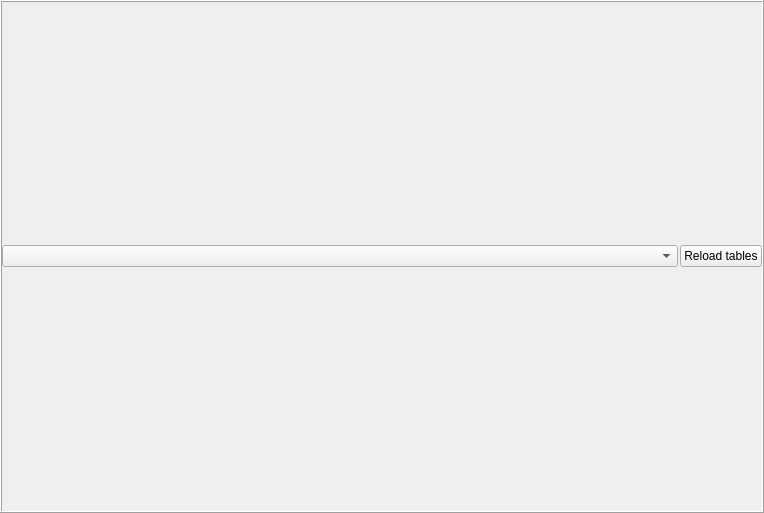
<?xml version="1.0" encoding="UTF-8"?>
<ui version="4.0">
 <class>DBPanelGUI</class>
 <widget class="QFrame" name="DBPanelGUI">
  <property name="geometry">
   <rect>
    <x>0</x>
    <y>0</y>
    <width>764</width>
    <height>513</height>
   </rect>
  </property>
  <property name="windowTitle">
   <string/>
  </property>
  <property name="frameShape">
   <enum>QFrame::Box</enum>
  </property>
  <property name="frameShadow">
   <enum>QFrame::Raised</enum>
  </property>
  <layout class="QVBoxLayout" name="mFrameLayout">
   <property name="spacing">
    <number>2</number>
   </property>
   <property name="leftMargin">
    <number>0</number>
   </property>
   <property name="topMargin">
    <number>0</number>
   </property>
   <property name="rightMargin">
    <number>0</number>
   </property>
   <property name="bottomMargin">
    <number>0</number>
   </property>
   <item>
    <layout class="QGridLayout" name="mMainLayout" rowstretch="1,0,2" columnstretch="1,0">
     <property name="spacing">
      <number>2</number>
     </property>
     <item row="1" column="1">
      <widget class="QPushButton" name="mReloadBtn">
       <property name="text">
        <string>Reload tables</string>
       </property>
      </widget>
     </item>
     <item row="1" column="0">
      <widget class="QComboBox" name="mTableBox"/>
     </item>
     <item row="2" column="0" colspan="2">
      <layout class="QVBoxLayout" name="mConfigLayout">
       <property name="spacing">
        <number>3</number>
       </property>
      </layout>
     </item>
     <item row="0" column="0" colspan="2">
      <layout class="QVBoxLayout" name="mLoginLayout">
       <property name="spacing">
        <number>3</number>
       </property>
      </layout>
     </item>
    </layout>
   </item>
  </layout>
 </widget>
 <resources/>
 <connections>
  <connection>
   <sender>mTableBox</sender>
   <signal>activated(int)</signal>
   <receiver>DBPanelGUI</receiver>
   <slot>onTableSelect(int)</slot>
   <hints>
    <hint type="sourcelabel">
     <x>341</x>
     <y>177</y>
    </hint>
    <hint type="destinationlabel">
     <x>381</x>
     <y>256</y>
    </hint>
   </hints>
  </connection>
  <connection>
   <sender>mReloadBtn</sender>
   <signal>clicked()</signal>
   <receiver>DBPanelGUI</receiver>
   <slot>onReloadTables()</slot>
   <hints>
    <hint type="sourcelabel">
     <x>721</x>
     <y>178</y>
    </hint>
    <hint type="destinationlabel">
     <x>381</x>
     <y>256</y>
    </hint>
   </hints>
  </connection>
 </connections>
 <slots>
  <slot>onReloadTables()</slot>
  <slot>onTableSelect(int)</slot>
 </slots>
</ui>
